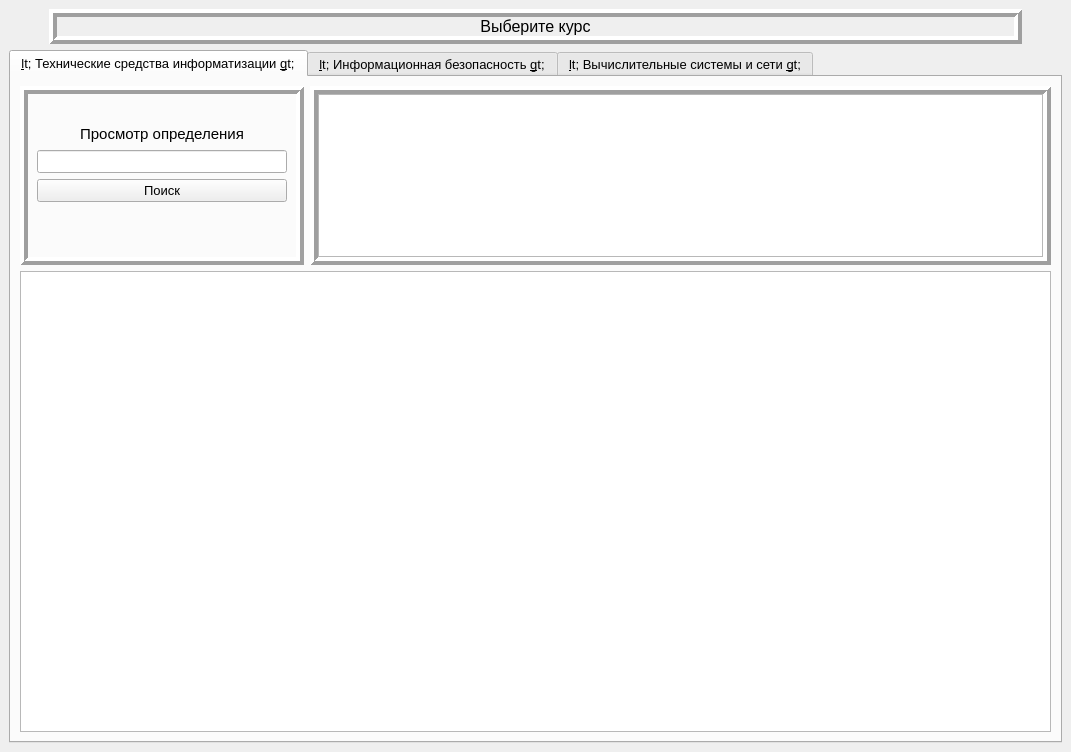
<?xml version="1.0" encoding="UTF-8"?>
<ui version="4.0">
 <class>MainWindow</class>
 <widget class="QMainWindow" name="MainWindow">
  <property name="geometry">
   <rect>
    <x>0</x>
    <y>0</y>
    <width>1071</width>
    <height>752</height>
   </rect>
  </property>
  <property name="windowTitle">
   <string>Glossary of Terms</string>
  </property>
  <widget class="QWidget" name="centralwidget">
   <property name="enabled">
    <bool>true</bool>
   </property>
   <layout class="QVBoxLayout" name="verticalLayout">
    <item>
     <layout class="QHBoxLayout" name="horizontalLayout_2">
      <property name="spacing">
       <number>6</number>
      </property>
      <item>
       <spacer name="horizontalSpacer">
        <property name="orientation">
         <enum>Qt::Horizontal</enum>
        </property>
        <property name="sizeHint" stdset="0">
         <size>
          <width>40</width>
          <height>20</height>
         </size>
        </property>
       </spacer>
      </item>
      <item>
       <widget class="QLabel" name="labelSelectCourse">
        <property name="sizePolicy">
         <sizepolicy hsizetype="Expanding" vsizetype="Preferred">
          <horstretch>10</horstretch>
          <verstretch>0</verstretch>
         </sizepolicy>
        </property>
        <property name="minimumSize">
         <size>
          <width>0</width>
          <height>0</height>
         </size>
        </property>
        <property name="maximumSize">
         <size>
          <width>16777215</width>
          <height>16777215</height>
         </size>
        </property>
        <property name="font">
         <font>
          <pointsize>12</pointsize>
         </font>
        </property>
        <property name="frameShape">
         <enum>QFrame::Box</enum>
        </property>
        <property name="frameShadow">
         <enum>QFrame::Raised</enum>
        </property>
        <property name="lineWidth">
         <number>4</number>
        </property>
        <property name="midLineWidth">
         <number>0</number>
        </property>
        <property name="text">
         <string>Выберите курс</string>
        </property>
        <property name="alignment">
         <set>Qt::AlignCenter</set>
        </property>
        <property name="margin">
         <number>10</number>
        </property>
       </widget>
      </item>
      <item>
       <spacer name="horizontalSpacer_2">
        <property name="orientation">
         <enum>Qt::Horizontal</enum>
        </property>
        <property name="sizeHint" stdset="0">
         <size>
          <width>40</width>
          <height>20</height>
         </size>
        </property>
       </spacer>
      </item>
     </layout>
    </item>
    <item>
     <widget class="QTabWidget" name="tabWidgetMain">
      <property name="font">
       <font>
        <pointsize>10</pointsize>
       </font>
      </property>
      <property name="currentIndex">
       <number>0</number>
      </property>
      <widget class="QWidget" name="tabFirst">
       <attribute name="title">
        <string>&lt; Технические средства информатизации &gt;</string>
       </attribute>
       <layout class="QVBoxLayout" name="verticalLayout_3">
        <item>
         <layout class="QHBoxLayout" name="horizontalLayout">
          <property name="sizeConstraint">
           <enum>QLayout::SetDefaultConstraint</enum>
          </property>
          <item>
           <widget class="QFrame" name="frame">
            <property name="frameShape">
             <enum>QFrame::Box</enum>
            </property>
            <property name="frameShadow">
             <enum>QFrame::Raised</enum>
            </property>
            <property name="lineWidth">
             <number>4</number>
            </property>
            <layout class="QVBoxLayout" name="verticalLayout_2">
             <item>
              <spacer name="verticalSpacer">
               <property name="orientation">
                <enum>Qt::Vertical</enum>
               </property>
               <property name="sizeType">
                <enum>QSizePolicy::Fixed</enum>
               </property>
               <property name="sizeHint" stdset="0">
                <size>
                 <width>20</width>
                 <height>20</height>
                </size>
               </property>
              </spacer>
             </item>
             <item>
              <widget class="QLabel" name="label_2">
               <property name="sizePolicy">
                <sizepolicy hsizetype="Preferred" vsizetype="Preferred">
                 <horstretch>0</horstretch>
                 <verstretch>0</verstretch>
                </sizepolicy>
               </property>
               <property name="minimumSize">
                <size>
                 <width>250</width>
                 <height>0</height>
                </size>
               </property>
               <property name="maximumSize">
                <size>
                 <width>250</width>
                 <height>16777215</height>
                </size>
               </property>
               <property name="font">
                <font>
                 <pointsize>11</pointsize>
                </font>
               </property>
               <property name="frameShape">
                <enum>QFrame::NoFrame</enum>
               </property>
               <property name="text">
                <string>Просмотр определения</string>
               </property>
               <property name="alignment">
                <set>Qt::AlignCenter</set>
               </property>
              </widget>
             </item>
             <item>
              <widget class="QLineEdit" name="lineEditSearchFirst">
               <property name="maximumSize">
                <size>
                 <width>250</width>
                 <height>16777215</height>
                </size>
               </property>
               <property name="font">
                <font>
                 <pointsize>10</pointsize>
                </font>
               </property>
              </widget>
             </item>
             <item>
              <widget class="QPushButton" name="pushButtonSearchFirst">
               <property name="maximumSize">
                <size>
                 <width>250</width>
                 <height>16777215</height>
                </size>
               </property>
               <property name="font">
                <font>
                 <pointsize>10</pointsize>
                </font>
               </property>
               <property name="text">
                <string>Поиск</string>
               </property>
              </widget>
             </item>
             <item>
              <widget class="QLabel" name="labelErrorFirst">
               <property name="maximumSize">
                <size>
                 <width>250</width>
                 <height>16777215</height>
                </size>
               </property>
               <property name="text">
                <string/>
               </property>
              </widget>
             </item>
             <item>
              <spacer name="verticalSpacer_2">
               <property name="orientation">
                <enum>Qt::Vertical</enum>
               </property>
               <property name="sizeType">
                <enum>QSizePolicy::Fixed</enum>
               </property>
               <property name="sizeHint" stdset="0">
                <size>
                 <width>20</width>
                 <height>20</height>
                </size>
               </property>
              </spacer>
             </item>
            </layout>
           </widget>
          </item>
          <item>
           <widget class="QFrame" name="frame_2">
            <property name="sizePolicy">
             <sizepolicy hsizetype="Preferred" vsizetype="Preferred">
              <horstretch>5</horstretch>
              <verstretch>0</verstretch>
             </sizepolicy>
            </property>
            <property name="frameShape">
             <enum>QFrame::Box</enum>
            </property>
            <property name="frameShadow">
             <enum>QFrame::Raised</enum>
            </property>
            <property name="lineWidth">
             <number>4</number>
            </property>
            <layout class="QHBoxLayout" name="horizontalLayout_3">
             <property name="leftMargin">
              <number>0</number>
             </property>
             <property name="topMargin">
              <number>0</number>
             </property>
             <property name="rightMargin">
              <number>0</number>
             </property>
             <property name="bottomMargin">
              <number>0</number>
             </property>
             <item>
              <widget class="QTextBrowser" name="textBrowserInfoFirst">
               <property name="sizePolicy">
                <sizepolicy hsizetype="Expanding" vsizetype="Expanding">
                 <horstretch>5</horstretch>
                 <verstretch>0</verstretch>
                </sizepolicy>
               </property>
               <property name="minimumSize">
                <size>
                 <width>200</width>
                 <height>163</height>
                </size>
               </property>
               <property name="maximumSize">
                <size>
                 <width>16777215</width>
                 <height>163</height>
                </size>
               </property>
               <property name="sizeIncrement">
                <size>
                 <width>0</width>
                 <height>0</height>
                </size>
               </property>
               <property name="font">
                <font>
                 <pointsize>10</pointsize>
                </font>
               </property>
              </widget>
             </item>
            </layout>
           </widget>
          </item>
         </layout>
        </item>
        <item>
         <widget class="QTableView" name="tableViewHistoryFirst">
          <property name="sizePolicy">
           <sizepolicy hsizetype="Expanding" vsizetype="Expanding">
            <horstretch>0</horstretch>
            <verstretch>100</verstretch>
           </sizepolicy>
          </property>
         </widget>
        </item>
       </layout>
      </widget>
      <widget class="QWidget" name="tabSecond">
       <attribute name="title">
        <string>&lt; Информационная безопасность &gt;</string>
       </attribute>
      </widget>
      <widget class="QWidget" name="tabThird">
       <attribute name="title">
        <string>&lt; Вычислительные системы и сети &gt;</string>
       </attribute>
      </widget>
     </widget>
    </item>
   </layout>
  </widget>
  <widget class="QMenuBar" name="menubar">
   <property name="geometry">
    <rect>
     <x>0</x>
     <y>0</y>
     <width>1071</width>
     <height>21</height>
    </rect>
   </property>
  </widget>
 </widget>
 <resources/>
 <connections/>
</ui>
